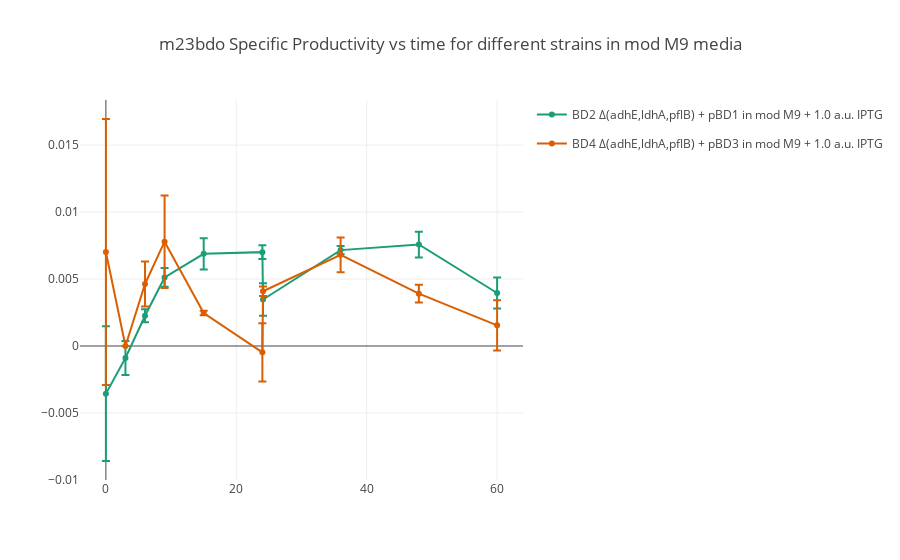
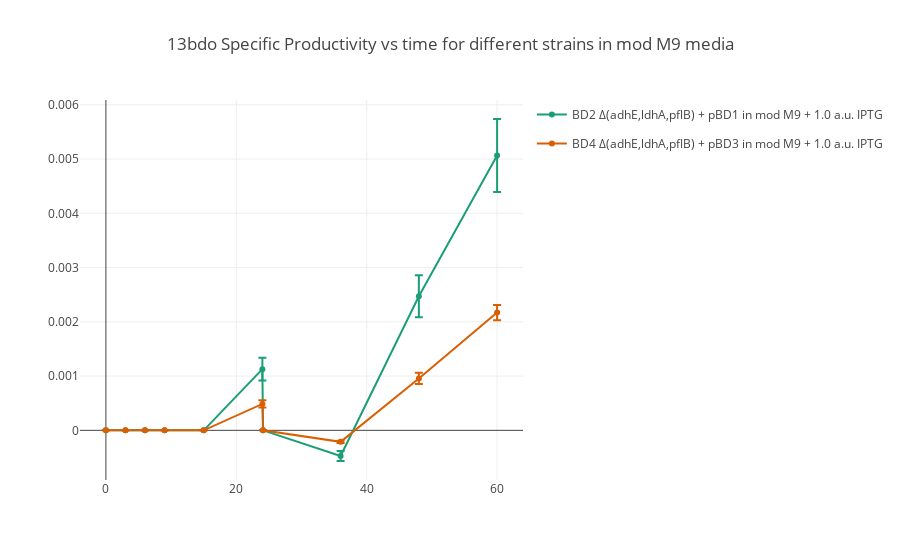

These figures' notebook cell, in order:
### Markdown cell above
## Exploring features

With a standard schema for the data, we can now begin to explore some of the features which have been generated. Features include things like:

- rate ($g\ \ h^{-1}$)
- yield ($g_{product}\ \ g_{substrate}^{-1}$)
- specific productivity ($g\ \ gdw^{-1}\ \ h^{-1}$)
- normalized data (e.g. $a.u. fluorescence\ \ OD_{600}^{-1}$)

### Code cell
implot.plot_timecourse_orderby_basemedia(expt,feature='specific_productivity')

### Figure 1 — Plotly figure (JSON) as saved in the notebook; plotly's stock layout.template omitted (floating-point values rounded to 4 significant figures)
{"data": [{"error_y": {"array": [0.005032, 0.001273, 0.0004855, 0.0007034, 0.001166, 0.000511, 0.001212, 0.0003046, 0.0009621, 0.001161], "color": "rgb(27,158,119)", "type": "data", "visible": true}, "legendgroup": "BD2 Δ(adhE,ldhA,pflB) + pBD1mod M9 + 1.0 a.u. IPTG", "line": {"color": "rgb(27,158,119)"}, "marker": {"color": "rgb(27,158,119)"}, "name": "BD2 Δ(adhE,ldhA,pflB) + pBD1 in mod M9 + 1.0 a.u. IPTG", "showlegend": true, "type": "scatter", "x": [0, 3, 6, 9, 15, 24, 24.1, 36, 48, 60], "y": [-0.003558, -0.0009003, 0.002254, 0.00512, 0.006885, 0.007011, 0.00347, 0.007161, 0.007579, 0.003957]}, {"error_y": {"array": [0.009932, 0, 0.001685, 0.003454, 0.0001689, 0.002173, 0.000349, 0.001304, 0.000663, 0.001875], "color": "rgb(217,95,2)", "type": "data", "visible": true}, "legendgroup": "BD4 Δ(adhE,ldhA,pflB) + pBD3mod M9 + 1.0 a.u. IPTG", "line": {"color": "rgb(217,95,2)"}, "marker": {"color": "rgb(217,95,2)"}, "name": "BD4 Δ(adhE,ldhA,pflB) + pBD3 in mod M9 + 1.0 a.u. IPTG", "showlegend": true, "type": "scatter", "x": [0, 3, 6, 9, 15, 24, 24.1, 36, 48, 60], "y": [0.007023, 0, 0.004631, 0.007793, 0.002466, -0.000473, 0.004089, 0.006808, 0.003908, 0.00154]}], "layout": {"title": "m23bdo Specific Productivity vs time for different strains in mod M9 media"}}

### Figure 2 — Plotly figure (JSON) as saved in the notebook; plotly's stock layout.template omitted (floating-point values rounded to 4 significant figures)
{"data": [{"error_y": {"array": [0, 0, 0, 0, 0, 0.000211, 0, 9.143e-05, 0.0003892, 0.0006734], "color": "rgb(27,158,119)", "type": "data", "visible": true}, "legendgroup": "BD2 Δ(adhE,ldhA,pflB) + pBD1mod M9 + 1.0 a.u. IPTG", "line": {"color": "rgb(27,158,119)"}, "marker": {"color": "rgb(27,158,119)"}, "name": "BD2 Δ(adhE,ldhA,pflB) + pBD1 in mod M9 + 1.0 a.u. IPTG", "showlegend": true, "type": "scatter", "x": [0, 3, 6, 9, 15, 24, 24.1, 36, 48, 60], "y": [0, 0, 0, 0, 0, 0.001128, 0, -0.0004738, 0.002471, 0.005065]}, {"error_y": {"array": [0, 0, 0, 0, 0, 6.64e-05, 0, 1.953e-05, 0.0001027, 0.0001414], "color": "rgb(217,95,2)", "type": "data", "visible": true}, "legendgroup": "BD4 Δ(adhE,ldhA,pflB) + pBD3mod M9 + 1.0 a.u. IPTG", "line": {"color": "rgb(217,95,2)"}, "marker": {"color": "rgb(217,95,2)"}, "name": "BD4 Δ(adhE,ldhA,pflB) + pBD3 in mod M9 + 1.0 a.u. IPTG", "showlegend": true, "type": "scatter", "x": [0, 3, 6, 9, 15, 24, 24.1, 36, 48, 60], "y": [0, 0, 0, 0, 0, 0.0004867, 0, -0.0002121, 0.0009566, 0.002171]}], "layout": {"title": "13bdo Specific Productivity vs time for different strains in mod M9 media"}}
